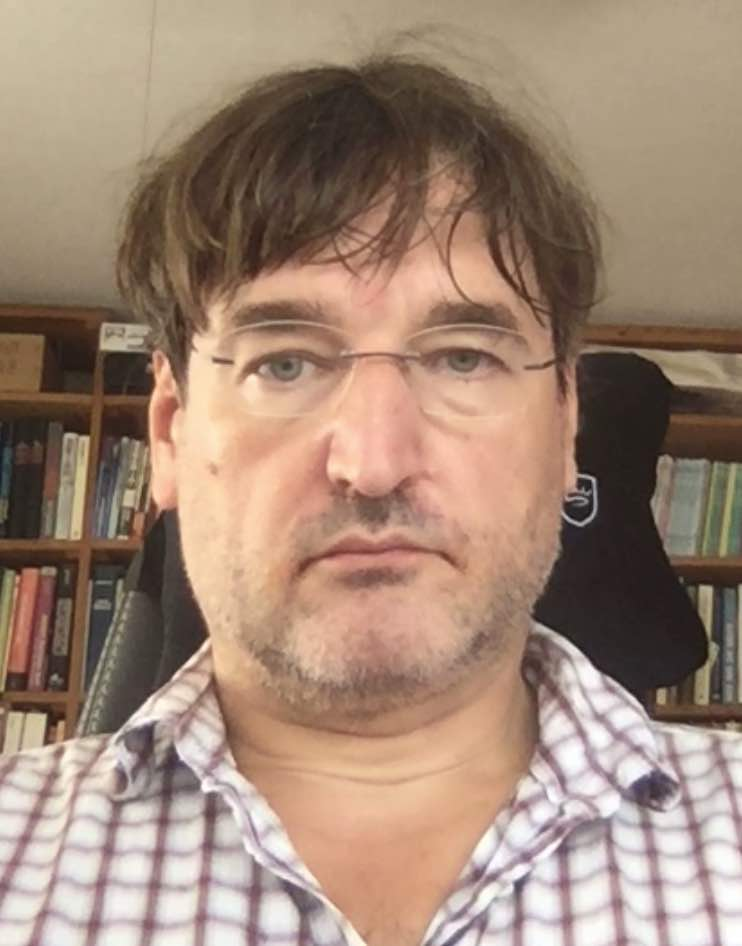
%> input picture From Spin Physics over Deep Learning to Social Implementation -- the Shortest Route/Session C/Matlab (by Prof. Matuttis)/Matuttis.jpg, 742 x 946 px
$ octave Dr_Matuttis_regionprops.m   (GNU Octave 9; MATLAB toolbox functions it lacks are replaced by stand-ins)
%> lines starting %> are read from the running program, lines starting %| are printed output that depends on the picture; in (x1, y1, x2, y2) boxes, pixels count from 0 and x2, y2 are one past the last pixel; in counts of white or black regions, pixels touching at a corner belong together; the program's own positions count from 1
clear all
format compact
format short
% PURPOSE: Read a smiley with inhomogeneous color gradation
%  run regionprops
%  retain only those regions with a minimal size minsize
%  draw circles
% USAGE: Standalone Example Program
% TODO: Extract only data of reasonable size

clf

minsize=15 % minimal size in pixels

BW=imread('Matuttis.jpg');
%> BW is the input picture: size 946x742x3 uint8; mean R, G, B 160.2, 135, 117.8
subplot(1,4,1)
imshow(BW)
axis on
title('Original graphics')


logicalBW=(sum(double(BW),3)<350);
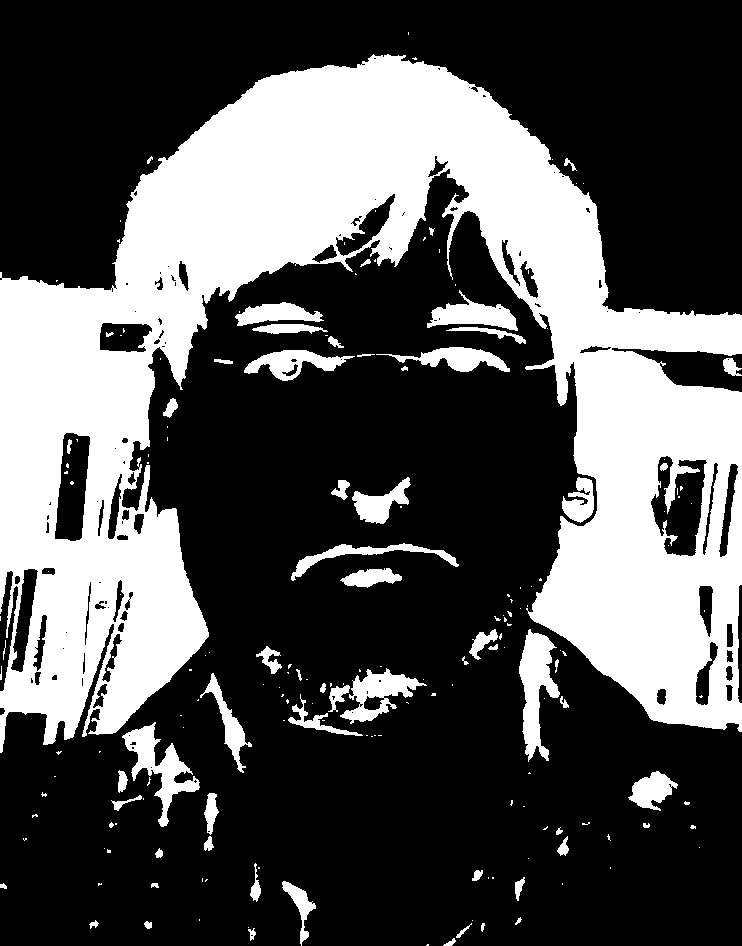
%> logicalBW: size 946x742 logical; 32.6% white; 185 white regions (121 under 20 px), largest, box (x1, y1, x2, y2) and area: (0, 54, 742, 753) 202381, (519, 629, 560, 762) 2773, (122, 722, 200, 827) 2476

subplot(1,4,2)
hold on
spy(logicalBW)


% Locate all regions, including the rubbish
stats = regionprops("table",logicalBW,"Centroid", ...
    "MajorAxisLength","MinorAxisLength")
%> stats = 185 regions; first 5, Centroid, MajorAxisLength and MinorAxisLength: [357.2 386.5] 955.4 749.8, [1 619] 5.77 1.15, [1.7 674.7] 15.87 1.99, [3.9 886.8] 8.01 5, [5 650.8] 22.05 1.86

[n1,n2]=size(stats)
%> n1 = 185; n2 = 3
centroid= table2array(stats(:,1));
%> centroid = 185 rows, first 12: [357.2 386.5; 1 619; 1.7 674.7; 3.93 886.8; 4.96 650.8; 25.57 839.7; 35.46 816.3; 44.56 795.3; 49 572; 55.5 777; 57.33 281.3; 59.42 753.2]
% Draw the centers of all regions, including the rubbish
for i=1:n1
  plot(centroid(i,1),centroid(i,2),'x')
end
title('Converted to logical, all \newline regionprops centers marked')


% Try to eliminate the rubbish
% by only retaining objects of more than minsize pixels
% and draw a circle
phicircle=linspace(0,2*pi,150);
xcircle=cos(linspace(0,2*pi,150));
ycircle=sin(linspace(0,2*pi,150));

subplot(1,4,3)
hold on
spy(logicalBW)
nreduced=0;
for i=1:n1
 if minsize<table2array(stats(i,3))
   nreduced=nreduced+1
   object(1,nreduced)=centroid(i,1);
   object(2,nreduced)=centroid(i,2);
   radi=.5*(table2array(stats(i,2))+table2array(stats(i,3)));
   object(3,nreduced)=radi;
   plot(centroid(i,1),centroid(i,2),'x',...
       'Markersize',25,'Linewidth',3);
   plot(radi*xcircle+object(1,nreduced),...
        radi*ycircle+object(2,nreduced),'r-');
 end
end
%> this loop made 185 passes
%> radi on passes 1, 32, 51, 59: 852.6, 77.33, 61.03, 54.76
%> after the loop, nreduced = 20; object = 20 columns, first 8: [357.2 160 229.3 276.6 294.1 270.8 300.7 316.8; 386.5 767.2 723.7 314.6 363.4 659.9 905.9 722.5; 852.6 77.33 61.03 54.76 64.33 24.53 44.49 49.48]; radi = 39.19
title('centers >minsize radius \newline 0.5*(MinorAxisLength+MinorAxisLength)')

subplot(1,4,4)
[nhor,nver,n3]=size(BW);
%> nhor = 946; nver = 742; n3 = 3
hold on
% copy all pixels which are in the recognized circles
copyimage=uint8(255+zeros(size(BW)));
% Index Nr 1 is the whole face, cannot be used!
for ireduced=2:nreduced
  radius=object(3,ireduced);
  horcenter=object(2,ireduced);
  vercenter=object(1,ireduced);
  for ihor=round(horcenter-radius):round(horcenter+radius)
    for iver=round(vercenter-radius):round(vercenter+radius)
      if (ihor>0)&(ihor<=nhor)
        if (iver>0)&(iver<=nver)
          deltahor=horcenter-ihor;
          deltaver=vercenter-iver;
          if sqrt(deltahor^2+deltaver^2)<radius
            copyimage(ihor,iver,:)=BW(ihor,iver,:);
          end
        end
      end
    end
  end
end
%> this loop made 19 passes
%> (radius, horcenter, vercenter) on passes 1 to 12: (77.33, 767.2, 160), (61.03, 723.7, 229.3), (54.76, 314.6, 276.6), (64.33, 363.4, 294.1), (24.53, 659.9, 270.8), (44.49, 905.9, 300.7), (49.48, 722.5, 316.8), (113.6, 555.7, 365), (23, 696.3, 338.5), (18.47, 489.9, 342.1), (38.51, 578.3, 371.5), (62.25, 693.9, 379)
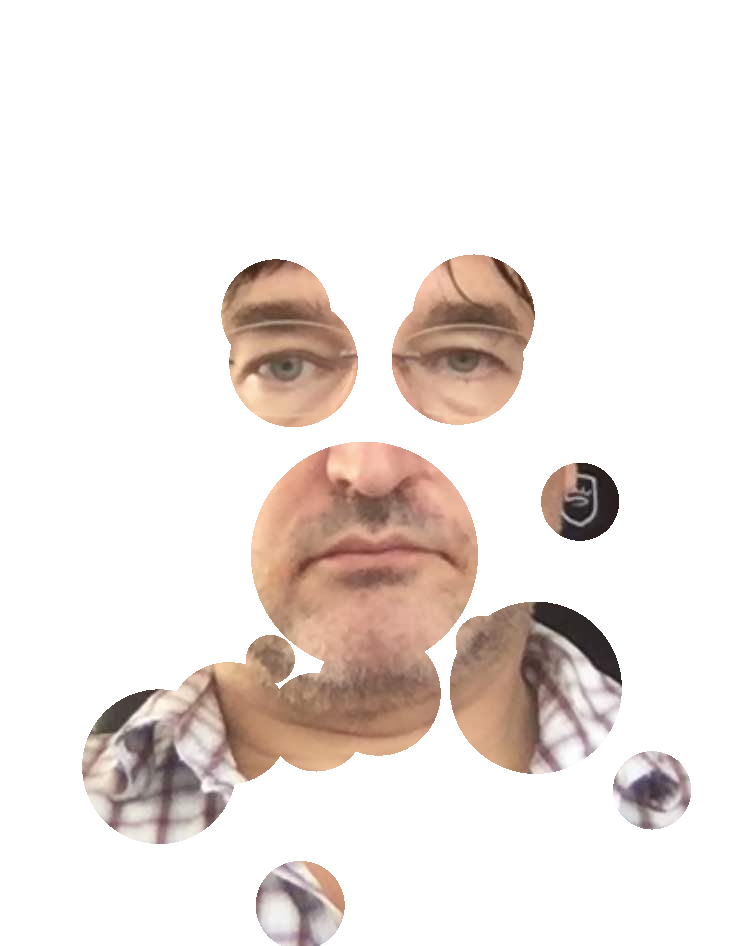
%> copyimage: size 946x742x3 uint8; mean R, G, B 238.2, 230.3, 226.5
%> after the loop, deltahor = -39.18; deltaver = -39.41
imshow(copyimage)
axis on
axis tight
title('Copied parts')


set(gca,'LooseInset',get(gca,'TightInset'));
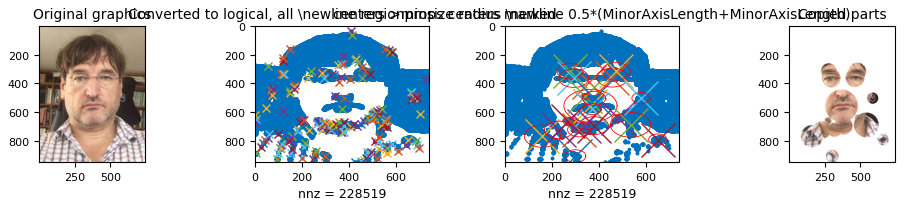
%> figure redrawn from the program's plot data, 4 panels
print -depsc regionprops_Matuttis.eps

return

mesh(Asmildata)
%shading interp
grid
return
subplot(1,2,1)
imshow(Asmildata)

subplot(1,2,2)
hold on
  [B,L,N,A] = bwboundaries(Asmildata);
        for k = 1:N
           % Boundary k is the parent of a hole if the k-th column
           % of the adjacency matrix A contains a non-zero element
           if nnz(A(:,k)) > 0
               boundary = B{k};
               plot(boundary(:,2), boundary(:,1), 'r', 'LineWidth', 2);
               % Loop through the children of boundary k
               for l = find(A(:,k))'
                   boundary = B{l};
                   plot(boundary(:,2), boundary(:,1), 'g', 'LineWidth', 2);
               end
           end
       end
whos

return


      BW = imread('blobs.png');
       [B,L,N,A] = bwboundaries(BW);
       figure; imshow(BW); hold on;
       % Loop through object boundaries
       for k = 1:N
           % Boundary k is the parent of a hole if the k-th column
           % of the adjacency matrix A contains a non-zero element
           if nnz(A(:,k)) > 0
               boundary = B{k};
               plot(boundary(:,2), boundary(:,1), 'r', 'LineWidth', 2);
               % Loop through the children of boundary k
               for l = find(A(:,k))'
                   boundary = B{l};
                   plot(boundary(:,2), boundary(:,1), 'g', 'LineWidth', 2);
               end
           end
       end

       return
